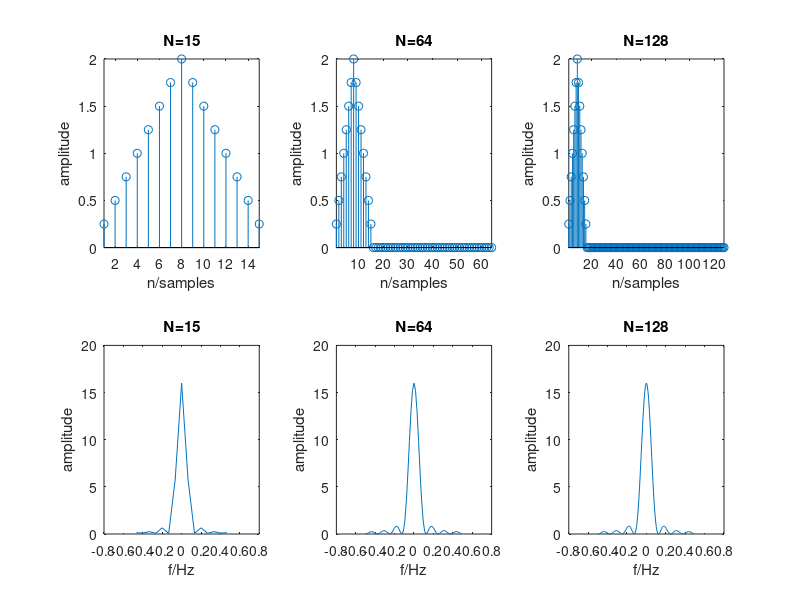

This chart was generated by the following MATLAB code: (Note: this script raises an error after producing the figure.)
% Assignment 3 - Effect of zero padding on DTFT

close all
clear all
clc

addpath ./functions

N=15;                   % number of samples of x
M=(N+1)/2;              
K=4;                    % not normalized height 
x1=K*ones(1,M)/M;       % rect sequence
x=conv(x1,x1);          % traing sequence - max height K^2/M

X=fftshift(fft(x));
f=[-N/2:(N/2-1)]/N;

%-----------------------DFT-N=15
figure 
subplot(2,3,1); stem(x);                   
xlim([1 N]);
xlabel('n/samples'); ylabel('amplitude'); title('N=15');
subplot(2,3,4); plot((f+1/(2*N)),abs(X))  
ylim([0 20]);
xlabel('f/Hz'); ylabel('amplitude'); title('N=15');

%-----------------------DFT-N=64
N1=64;
x1=[x zeros(1,N1-N)];   % zero-padding  
subplot(2,3,2); stem(x1);                   
xlim([1 N1]);
xlabel('n/samples'); ylabel('amplitude'); title('N=64');
X1=fftshift(fft(x1));
f=[-N1/2:(N1/2-1)]/N1;
subplot(2,3,5); plot(f,abs(X1))
xlabel('f/Hz'); ylabel('amplitude'); title('N=64');

%-----------------------DFT-N=128
N2=128;
x2=[x zeros(1,N2-N)];
subplot(2,3,3); stem(x2);                   
xlim([1 N2]);
xlabel('n/samples'); ylabel('amplitude'); title('N=128');
X2=fftshift(fft(x2));
f=[-N2/2:(N2/2-1)]/N2;
subplot(2,3,6); plot(f,abs(X2))
xlabel('f/Hz'); ylabel('amplitude'); title('N=128');

sgtitle('Zero-padding analysis on x[n] and |X(k)|')

%-----------------------DTFT

X_DTFT=K^2*(sin(M*pi*f).^2)./(M^2.*sin(pi*f).^2);
X_DTFT(ceil(N2/2)+1)=K^2;                   % adjustment of the indeterminate form  
figure
plot(f,abs(X_DTFT),'r');
hold on;
stem(f(1:2:128),abs(X1));stem(f,abs(X2),'-xb');
xlabel('f/Hz'); ylabel('amplitude'); title('X(e^{j2\pi f}), X(k)');
legend('|X(e^{j2\pi f})|','|X(k)|, N=64','|X(k)|, N=128')

